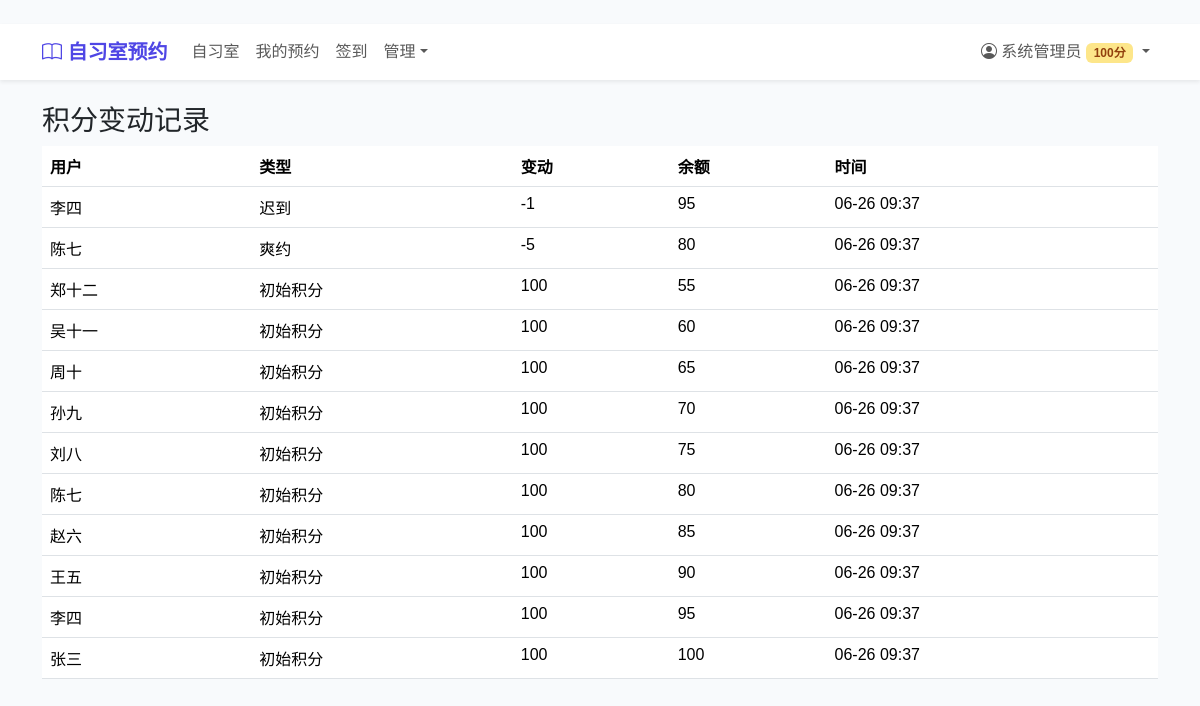
/credits/manage/ (signed in), run on the app's committed database.
### apps/users/models.py (models this page shows, shortened)
class User(AbstractUser):
    ROLE_CHOICES = (
        ("admin", "系统管理员"),
        ("front_desk", "前台管理员"),
        ("student", "学生用户"),
    )
    STATUS_CHOICES = (
        ("active", "正常"),
        ("frozen", "冻结"),
        ("banned", "黑名单"),
        ("deleted", "注销"),
    )
    student_id = models.CharField("学号/工号", max_length=30, unique=True, db_index=True)
    phone = models.CharField("手机号", max_length=20, blank=True, default="")
    college = models.CharField("学院", max_length=100, blank=True, default="")
    major = models.CharField("专业", max_length=100, blank=True, default="")
    grade = models.CharField("年级", max_length=20, blank=True, default="")
    role = models.CharField("角色", max_length=20, choices=ROLE_CHOICES, default="student")
    credit_score = models.IntegerField("信用积分", default=100, db_index=True)
    status = models.CharField("账户状态", max_length=20, choices=STATUS_CHOICES, default="active")
    avatar = models.ImageField("头像", upload_to="avatars/", blank=True)
    class Meta:
        db_table = "bs_user"
        verbose_name = "用户"
        verbose_name_plural = verbose_name
        ordering = ["-date_joined"]

### apps/credits/models.py (models this page shows, shortened)
class CreditRecord(models.Model):
    TYPE_CHOICES = (
        ("init", "初始积分"),
        ("no_show", "爽约"),
        ("late", "迟到"),
        ("severe_late", "严重迟到"),
        ("ghost_occupation", "占座不用"),
        ("proxy", "代签"),
        ("disorder", "扰乱秩序"),
        ("damage", "损坏设施"),
        ("temp_leave_timeout", "暂离超时"),
        ("item_left", "物品遗留"),
        ("streak_7", "连续7天"),
        ("streak_30", "连续30天"),
        ("attendance_90", "月出勤率>90%"),
        ("report_violation", "举报违规"),
        ("appeal_reversal", "申诉撤销"),
        ("manual", "手动调整"),
    )
    user = models.ForeignKey(settings.AUTH_USER_MODEL, on_delete=models.CASCADE,
                             related_name="credit_records", verbose_name="用户")
    change = models.IntegerField("变动值")
    balance = models.IntegerField("变动后余额")
    type = models.CharField("变动类型", max_length=30, choices=TYPE_CHOICES)
    reference_id = models.IntegerField("关联业务ID", null=True, blank=True)
    description = models.CharField("说明", max_length=255, blank=True, default="")
    created_at = models.DateTimeField("创建时间", auto_now_add=True)
    class Meta:
        db_table = "bs_credit_record"
        verbose_name = "积分记录"
        verbose_name_plural = verbose_name
        ordering = ["-created_at"]
        indexes = [models.Index(fields=["user", "created_at"])]

### apps/credits/views.py (the view)
# urls.py: path("manage/", views.CreditManageView.as_view(), name="credit_manage"),
class CreditManageView(AdminRequiredMixin, LoginRequiredMixin, ListView):
    model = CreditRecord
    template_name = "credits/manage_list.html"
    context_object_name = "records"
    paginate_by = 20
    def get_queryset(self):
        return CreditRecord.objects.select_related("user").all().order_by("-created_at")

### apps/credits/views.py (called while the page is built)
    def test_func(self):
        return self.request.user.is_authenticated and self.request.user.role in ["admin", "front_desk"]

### templates/credits/manage_list.html
﻿{% extends 'base.html' %}{% block title %}积分管理{% endblock %}
{% block content %}<h3>积分变动记录</h3>
<table class="table"><thead><tr><th>用户</th><th>类型</th><th>变动</th><th>余额</th><th>时间</th></tr></thead><tbody>
{% for r in records %}<tr><td>{{ r.user.last_name }}{{ r.user.first_name }}</td><td>{{ r.get_type_display }}</td><td>{{ r.change }}</td><td>{{ r.balance }}</td><td>{{ r.created_at|date:'m-d H:i' }}</td></tr>{% endfor %}
</tbody></table>{% include 'includes/pagination.html' %}{% endblock %}

### templates/base.html (shortened to what this page needs)
﻿{% load static %}<!DOCTYPE html>
<html lang="zh-CN">
<head>
    <link href="https://cdn.jsdelivr.net/npm/bootstrap@5.3.3/dist/css/bootstrap.min.css" rel="stylesheet">
    <link href="https://cdn.jsdelivr.net/npm/bootstrap-icons@1.11.3/font/bootstrap-icons.css" rel="stylesheet">
</head>
<body>
<nav class="navbar navbar-expand-lg navbar-light bg-white shadow-sm sticky-top">
  <div class="container">
    <a class="navbar-brand" href="/"><i class="bi bi-book"></i> 自习室预约</a>
    <div class="collapse navbar-collapse" id="navbarNav">
      <ul class="navbar-nav me-auto">
        <li class="nav-item"><a class="nav-link" href="{% url 'room_list' %}">自习室</a></li>
        {% if user.is_authenticated %}
        <li class="nav-item"><a class="nav-link" href="{% url 'my_reservations' %}">我的预约</a></li>
        <li class="nav-item"><a class="nav-link" href="{% url 'checkin_qr' %}">签到</a></li>
        {% if user.role == 'admin' %}
        <li class="nav-item dropdown">
          <a class="nav-link dropdown-toggle" href="#" data-bs-toggle="dropdown">管理</a>
        </li>
        {% endif %}
        {% endif %}
      </ul>
      <ul class="navbar-nav">
        {% if user.is_authenticated %}
        <li class="nav-item dropdown">
          <a class="nav-link dropdown-toggle" href="#" data-bs-toggle="dropdown">
            <i class="bi bi-person-circle"></i> {{ user.last_name }}{{ user.first_name }}
            <span class="badge
              {% if user.credit_score >= 120 %}badge-diamond
              {% elif user.credit_score >= 100 %}badge-gold
              {% elif user.credit_score >= 60 %}badge-normal
              {% elif user.credit_score >= 30 %}badge-restricted
              {% else %}badge-frozen{% endif %}">{{ user.credit_score }}分</span>
          </a>
        </li>
        {% else %}
        <li class="nav-item"><a class="nav-link" href="{% url 'login' %}">登录</a></li>
        <li class="nav-item"><a class="btn btn-primary btn-sm ms-2 mt-1" href="{% url 'register' %}">注册</a></li>
        {% endif %}
      </ul>
    </div>
  </div>
</nav>
<main class="container mt-4">{% block content %}{% endblock %}</main>
</body>
</html>

### templates/base.html (style rules this page uses)
:root { --primary: #4f46e5; --success: #10b981; --warning: #f59e0b; --danger: #ef4444; --bg: #f8fafc; }
body { background: var(--bg); font-family: "PingFang SC","Microsoft YaHei",sans-serif; }
.navbar-brand { font-weight: 700; color: var(--primary) !important; }
.badge-gold { background:#fde68a;color:#92400e }

### data on the page
User: last_name "系统", first_name "管理员", credit_score "100"
CreditRecord: user.last_name "李", user.first_name "四", type "迟到", change "-1", balance "95", created_at "06-26 09:37"
CreditRecord: user.last_name "陈", user.first_name "七", type "爽约", change "-5", balance "80", created_at "06-26 09:37"
CreditRecord: user.last_name "郑", user.first_name "十二", type "初始积分", change "100", balance "55", created_at "06-26 09:37"
CreditRecord: user.last_name "吴", user.first_name "十一", type "初始积分", change "100", balance "60", created_at "06-26 09:37"
CreditRecord: user.last_name "周", user.first_name "十", type "初始积分", change "100", balance "65", created_at "06-26 09:37"
CreditRecord: user.last_name "孙", user.first_name "九", type "初始积分", change "100", balance "70", created_at "06-26 09:37"
CreditRecord: user.last_name "刘", user.first_name "八", type "初始积分", change "100", balance "75", created_at "06-26 09:37"
CreditRecord: user.last_name "陈", user.first_name "七", type "初始积分", change "100", balance "80", created_at "06-26 09:37"
CreditRecord: user.last_name "赵", user.first_name "六", type "初始积分", change "100", balance "85", created_at "06-26 09:37"
CreditRecord: user.last_name "王", user.first_name "五", type "初始积分", change "100", balance "90", created_at "06-26 09:37"
CreditRecord: user.last_name "李", user.first_name "四", type "初始积分", change "100", balance "95", created_at "06-26 09:37"
CreditRecord: user.last_name "张", user.first_name "三", type "初始积分", change "100", balance "100", created_at "06-26 09:37"
